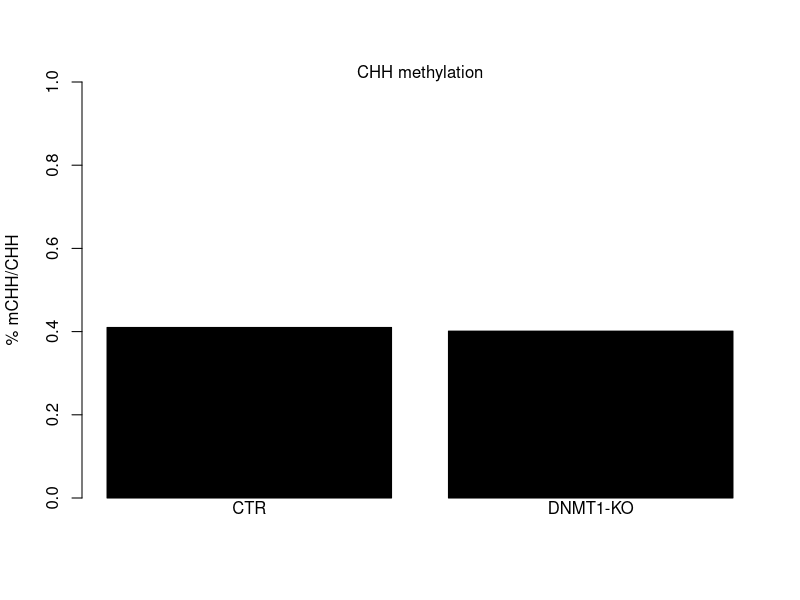

R code for this plot:
### plot CHH statistcs
# Take data from reports from bismark (CX)

wt <- data.frame(unm = 3335314391, m = 13731074)
ko <- data.frame(unm = 3513505002, m = 14153937)

tab <- data.frame(rbind(wt,ko))
rownames(tab) <- c("WT","KO")

tab$perc <- 100*tab$m/(tab$unm+tab$m)

x <- barplot(tab$perc,ylim=c(0,1),col = "black",ylab="% mCHH/CHH")
mtext(text = c("CTR","DNMT1-KO"),side = 1,at=x)
mtext(text = "CHH methylation")
